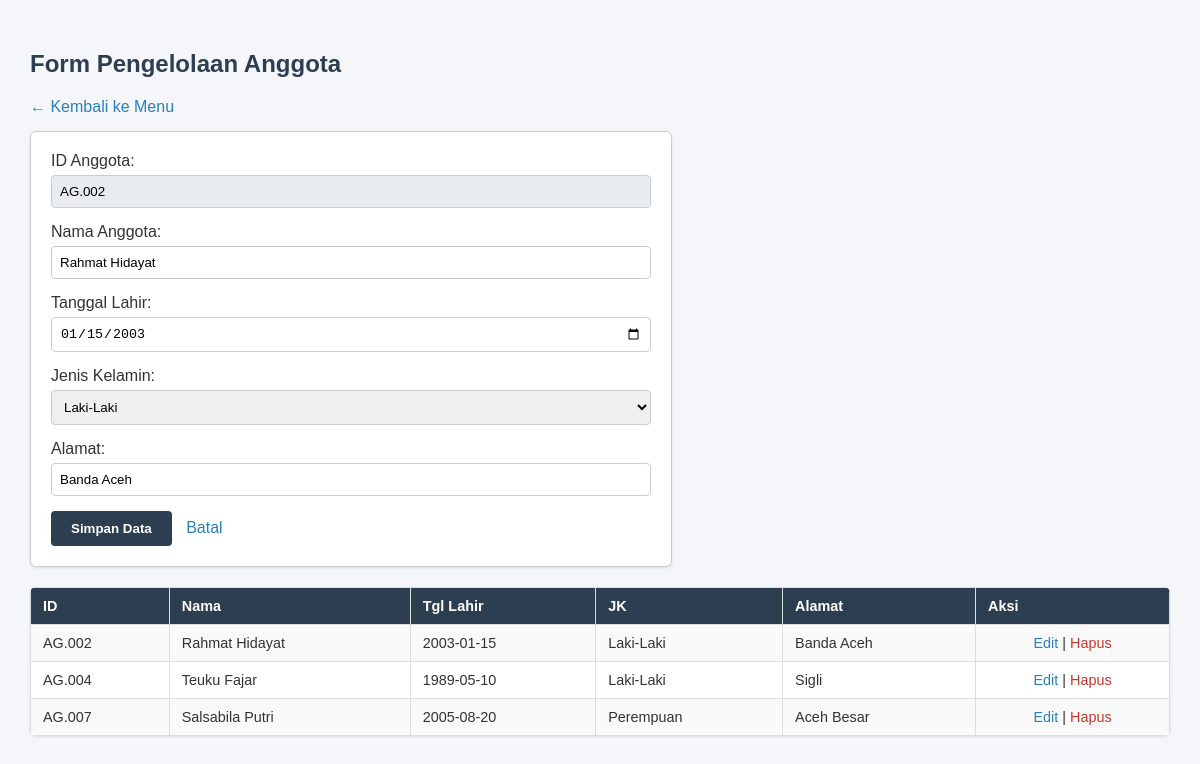
The app's page /anggota.php?edit=AG.002 with its own data.
### tables this page shows
CREATE TABLE Anggota (
    Anggota_ID VARCHAR(20) PRIMARY KEY,
    Nama_Anggota VARCHAR(100),
    Tanggal_Lahir_Anggota DATE,
    Jenis_Kelamin_Anggota VARCHAR(20),
    Alamat_Anggota TEXT
);

### anggota.php (the view, shortened to what this page needs)
<?php
include 'koneksi.php';
$edit = ['Anggota_ID'=>'', 'Nama_Anggota'=>'', 'Tanggal_Lahir_Anggota'=>'', 'Jenis_Kelamin_Anggota'=>'Laki-Laki', 'Alamat_Anggota'=>''];
if (isset($_GET['edit'])) {
    $q = mysqli_query($conn, "SELECT * FROM Anggota WHERE Anggota_ID='{$_GET['edit']}'");
    $edit = mysqli_fetch_assoc($q);
}
?>
<!DOCTYPE html>
<html>
<head>
    <link rel="stylesheet" href="style.css">
</head>
<body>
    <h2>Form Pengelolaan Anggota</h2>
    <a href="index.php" style="display: inline-block; margin-bottom: 15px;">&larr; Kembali ke Menu</a>
    <form method="POST">
        ID Anggota: <input type="text" name="Anggota_ID" value="<?= $edit['Anggota_ID'] ?>" required <?= isset($_GET['edit']) ? 'readonly style="background:#e9ecef;"' : '' ?>>
        Nama Anggota: <input type="text" name="Nama_Anggota" value="<?= $edit['Nama_Anggota'] ?>" required>
        Tanggal Lahir: <input type="date" name="Tanggal_Lahir_Anggota" value="<?= $edit['Tanggal_Lahir_Anggota'] ?>" required>
        Jenis Kelamin:
        <select name="Jenis_Kelamin_Anggota">
            <option value="Laki-Laki" <?= ($edit['Jenis_Kelamin_Anggota'] == 'Laki-Laki') ? 'selected' : '' ?>>Laki-Laki</option>
        </select>
        Alamat: <input type="text" name="Alamat_Anggota" value="<?= $edit['Alamat_Anggota'] ?>" required>
        <button type="submit" name="submit">Simpan Data</button>
        <a href="anggota.php" style="margin-left: 10px;">Batal</a>
    </form>
    <table>
        <tr><th>ID</th><th>Nama</th><th>Tgl Lahir</th><th>JK</th><th>Alamat</th><th>Aksi</th></tr>
        <?php
        $res = mysqli_query($conn, "SELECT * FROM Anggota");
        while ($r = mysqli_fetch_assoc($res)) {
            echo "<tr>
                <td>{$r['Anggota_ID']}</td>
                <td>{$r['Nama_Anggota']}</td>
                <td>{$r['Tanggal_Lahir_Anggota']}</td>
                <td>{$r['Jenis_Kelamin_Anggota']}</td>
                <td>{$r['Alamat_Anggota']}</td>
                <td style='text-align:center;'>
                    <a href='?edit={$r['Anggota_ID']}'>Edit</a> |
                    <a href='?hapus={$r['Anggota_ID']}' onclick='return confirm(\"Hapus data?\")' style='color: #c0392b;'>Hapus</a>
                </td>
            </tr>";
        }
        ?>
    </table>
</body>
</html>

### style.css (style rules this page uses)
body { font-family: Arial, sans-serif; background-color: #f4f6f9; color: #333333; padding: 30px; margin: 0; }
h2, h3 { color: #2c3e50; }
a { color: #2980b9; text-decoration: none; }
table { width: 100%; border-collapse: collapse; margin-top: 20px; background-color: #ffffff; border-radius: 6px; overflow: hidden; box-shadow: 0 1px 3px rgba(0,0,0,0.1); }
th, td { border: 1px solid #dddddd; padding: 10px 12px; text-align: left; font-size: 0.9rem; }
th { background-color: #2c3e50; color: #ffffff; }
tr:nth-child(even) { background-color: #f9f9f9; }
form { background: #ffffff; padding: 20px; border: 1px solid #cccccc; border-radius: 6px; max-width: 600px; box-shadow: 0 1px 3px rgba(0,0,0,0.1); }
input, select { width: 100%; padding: 8px; margin-top: 5px; margin-bottom: 15px; border: 1px solid #cccccc; border-radius: 4px; box-sizing: border-box; }
button { background-color: #2c3e50; color: white; border: none; padding: 10px 20px; border-radius: 4px; cursor: pointer; font-weight: bold; }

### records on screen
anggota: Anggota_ID "AG.002", Nama_Anggota "Rahmat Hidayat", Tanggal_Lahir_Anggota "01/15/2003", Jenis_Kelamin_Anggota "Laki-Laki", Alamat_Anggota "Banda Aceh", Tanggal_Lahir_Anggota "2003-01-15"
anggota: Anggota_ID "AG.004", Nama_Anggota "Teuku Fajar", Tanggal_Lahir_Anggota "1989-05-10", Jenis_Kelamin_Anggota "Laki-Laki", Alamat_Anggota "Sigli"
anggota: Anggota_ID "AG.007", Nama_Anggota "Salsabila Putri", Tanggal_Lahir_Anggota "2005-08-20", Jenis_Kelamin_Anggota "Perempuan", Alamat_Anggota "Aceh Besar"
